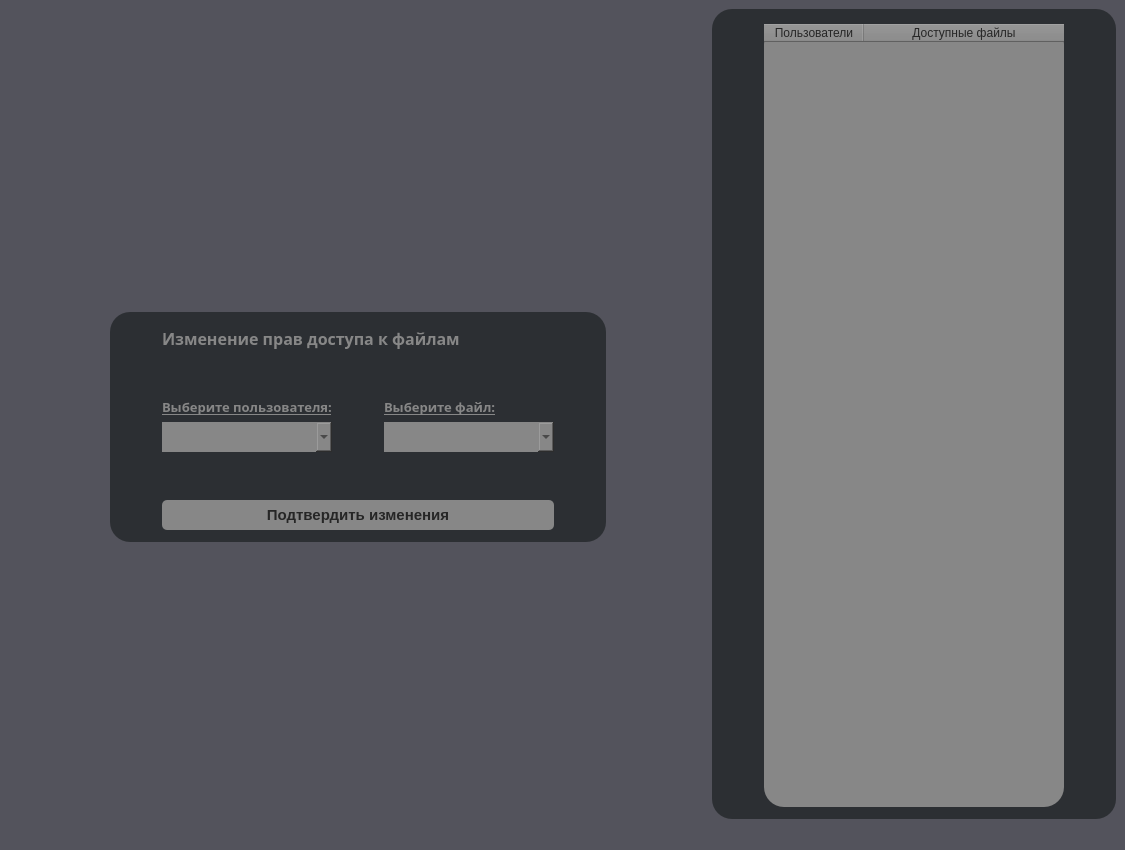
<?xml version="1.0" encoding="UTF-8"?>
<ui version="4.0">
 <class>UserPanel</class>
 <widget class="QMainWindow" name="UserPanel">
  <property name="geometry">
   <rect>
    <x>0</x>
    <y>0</y>
    <width>1125</width>
    <height>850</height>
   </rect>
  </property>
  <property name="windowTitle">
   <string>Панель пользователя</string>
  </property>
  <property name="styleSheet">
   <string notr="true">background-color: rgb(83, 83, 92);</string>
  </property>
  <widget class="QWidget" name="centralwidget">
   <layout class="QGridLayout" name="gridLayout">
    <item row="0" column="3" rowspan="4">
     <widget class="QGroupBox" name="groupBox">
      <property name="minimumSize">
       <size>
        <width>317</width>
        <height>300</height>
       </size>
      </property>
      <property name="styleSheet">
       <string notr="true">background-color: rgb(44, 47, 51);
color: rgb(255, 255, 255);
border-radius: 20px;</string>
      </property>
      <property name="title">
       <string/>
      </property>
      <layout class="QHBoxLayout" name="horizontalLayout">
       <item>
        <spacer name="horizontalSpacer_18">
         <property name="orientation">
          <enum>Qt::Horizontal</enum>
         </property>
         <property name="sizeHint" stdset="0">
          <size>
           <width>40</width>
           <height>20</height>
          </size>
         </property>
        </spacer>
       </item>
       <item>
        <widget class="QTableWidget" name="tableWidget_2">
         <property name="minimumSize">
          <size>
           <width>300</width>
           <height>280</height>
          </size>
         </property>
         <property name="maximumSize">
          <size>
           <width>200</width>
           <height>16777215</height>
          </size>
         </property>
         <property name="styleSheet">
          <string notr="true">background-color: rgb(135, 135, 135);
color: rgb(38, 38, 38);</string>
         </property>
         <property name="sizeAdjustPolicy">
          <enum>QAbstractScrollArea::AdjustIgnored</enum>
         </property>
         <attribute name="horizontalHeaderStretchLastSection">
          <bool>true</bool>
         </attribute>
         <attribute name="verticalHeaderCascadingSectionResizes">
          <bool>false</bool>
         </attribute>
         <attribute name="verticalHeaderShowSortIndicator" stdset="0">
          <bool>false</bool>
         </attribute>
         <attribute name="verticalHeaderStretchLastSection">
          <bool>false</bool>
         </attribute>
         <column>
          <property name="text">
           <string>Пользователи</string>
          </property>
          <property name="font">
           <font>
            <family>Segoe UI</family>
            <bold>false</bold>
           </font>
          </property>
         </column>
         <column>
          <property name="text">
           <string>Доступные файлы</string>
          </property>
         </column>
        </widget>
       </item>
       <item>
        <spacer name="horizontalSpacer_19">
         <property name="orientation">
          <enum>Qt::Horizontal</enum>
         </property>
         <property name="sizeHint" stdset="0">
          <size>
           <width>40</width>
           <height>20</height>
          </size>
         </property>
        </spacer>
       </item>
      </layout>
     </widget>
    </item>
    <item row="0" column="0">
     <spacer name="horizontalSpacer">
      <property name="orientation">
       <enum>Qt::Horizontal</enum>
      </property>
      <property name="sizeHint" stdset="0">
       <size>
        <width>40</width>
        <height>20</height>
       </size>
      </property>
     </spacer>
    </item>
    <item row="3" column="1">
     <spacer name="verticalSpacer">
      <property name="orientation">
       <enum>Qt::Vertical</enum>
      </property>
      <property name="sizeHint" stdset="0">
       <size>
        <width>20</width>
        <height>40</height>
       </size>
      </property>
     </spacer>
    </item>
    <item row="0" column="2">
     <spacer name="horizontalSpacer_2">
      <property name="orientation">
       <enum>Qt::Horizontal</enum>
      </property>
      <property name="sizeHint" stdset="0">
       <size>
        <width>40</width>
        <height>20</height>
       </size>
      </property>
     </spacer>
    </item>
    <item row="2" column="1">
     <widget class="QGroupBox" name="groupBox_4">
      <property name="minimumSize">
       <size>
        <width>380</width>
        <height>150</height>
       </size>
      </property>
      <property name="maximumSize">
       <size>
        <width>505</width>
        <height>230</height>
       </size>
      </property>
      <property name="styleSheet">
       <string notr="true">background-color: rgb(44, 47, 51);
color: rgb(255, 255, 255);
border-radius: 20px;</string>
      </property>
      <property name="title">
       <string/>
      </property>
      <layout class="QGridLayout" name="gridLayout_3">
       <item row="2" column="1">
        <widget class="QLabel" name="label_7">
         <property name="font">
          <font>
           <family>gg sans</family>
           <pointsize>10</pointsize>
           <bold>true</bold>
           <underline>true</underline>
          </font>
         </property>
         <property name="styleSheet">
          <string notr="true">background-color: rgb(44, 47, 51);
color: rgb(135, 135, 135);
border-radius: 5px;</string>
         </property>
         <property name="text">
          <string>Выберите пользователя:</string>
         </property>
        </widget>
       </item>
       <item row="2" column="3">
        <widget class="QLabel" name="label_8">
         <property name="font">
          <font>
           <family>gg sans</family>
           <pointsize>10</pointsize>
           <bold>true</bold>
           <underline>true</underline>
          </font>
         </property>
         <property name="styleSheet">
          <string notr="true">background-color: rgb(44, 47, 51);
color: rgb(135, 135, 135);
border-radius: 5px;</string>
         </property>
         <property name="text">
          <string>Выберите файл:</string>
         </property>
        </widget>
       </item>
       <item row="5" column="1" colspan="3">
        <widget class="QPushButton" name="pushButton_3">
         <property name="minimumSize">
          <size>
           <width>250</width>
           <height>30</height>
          </size>
         </property>
         <property name="font">
          <font>
           <pointsize>11</pointsize>
           <bold>true</bold>
          </font>
         </property>
         <property name="styleSheet">
          <string notr="true">background-color: rgb(135, 135, 135);
color: rgb(38, 38, 38);
border-radius: 5px;</string>
         </property>
         <property name="text">
          <string>Подтвердить изменения</string>
         </property>
        </widget>
       </item>
       <item row="3" column="4">
        <spacer name="horizontalSpacer_16">
         <property name="orientation">
          <enum>Qt::Horizontal</enum>
         </property>
         <property name="sizeHint" stdset="0">
          <size>
           <width>40</width>
           <height>20</height>
          </size>
         </property>
        </spacer>
       </item>
       <item row="4" column="1">
        <spacer name="verticalSpacer_6">
         <property name="orientation">
          <enum>Qt::Vertical</enum>
         </property>
         <property name="sizeHint" stdset="0">
          <size>
           <width>20</width>
           <height>40</height>
          </size>
         </property>
        </spacer>
       </item>
       <item row="3" column="1">
        <widget class="QComboBox" name="comboBox_5">
         <property name="minimumSize">
          <size>
           <width>170</width>
           <height>30</height>
          </size>
         </property>
         <property name="styleSheet">
          <string notr="true">background-color: rgb(135, 135, 135);
color: rgb(38, 38, 38);
font: 700 10pt &quot;gg sans&quot;;</string>
         </property>
        </widget>
       </item>
       <item row="3" column="0">
        <spacer name="horizontalSpacer_17">
         <property name="orientation">
          <enum>Qt::Horizontal</enum>
         </property>
         <property name="sizeHint" stdset="0">
          <size>
           <width>40</width>
           <height>20</height>
          </size>
         </property>
        </spacer>
       </item>
       <item row="1" column="1">
        <spacer name="verticalSpacer_7">
         <property name="orientation">
          <enum>Qt::Vertical</enum>
         </property>
         <property name="sizeHint" stdset="0">
          <size>
           <width>20</width>
           <height>40</height>
          </size>
         </property>
        </spacer>
       </item>
       <item row="3" column="3">
        <widget class="QComboBox" name="comboBox_6">
         <property name="minimumSize">
          <size>
           <width>170</width>
           <height>30</height>
          </size>
         </property>
         <property name="styleSheet">
          <string notr="true">background-color: rgb(135, 135, 135);
font: 700 10pt &quot;gg sans&quot;;
color: rgb(38, 38, 38);</string>
         </property>
        </widget>
       </item>
       <item row="3" column="2">
        <spacer name="horizontalSpacer_20">
         <property name="orientation">
          <enum>Qt::Horizontal</enum>
         </property>
         <property name="sizeHint" stdset="0">
          <size>
           <width>40</width>
           <height>20</height>
          </size>
         </property>
        </spacer>
       </item>
       <item row="0" column="1" colspan="3">
        <widget class="QLabel" name="label_9">
         <property name="minimumSize">
          <size>
           <width>290</width>
           <height>20</height>
          </size>
         </property>
         <property name="font">
          <font>
           <family>gg sans</family>
           <pointsize>12</pointsize>
           <bold>true</bold>
          </font>
         </property>
         <property name="styleSheet">
          <string notr="true">background-color: rgb(44, 47, 51);
color: rgb(135, 135, 135);
border-radius: 5px;</string>
         </property>
         <property name="text">
          <string>Изменение прав доступа к файлам</string>
         </property>
        </widget>
       </item>
      </layout>
     </widget>
    </item>
    <item row="1" column="1">
     <spacer name="verticalSpacer_8">
      <property name="orientation">
       <enum>Qt::Vertical</enum>
      </property>
      <property name="sizeHint" stdset="0">
       <size>
        <width>20</width>
        <height>40</height>
       </size>
      </property>
     </spacer>
    </item>
   </layout>
  </widget>
  <widget class="QStatusBar" name="statusbar"/>
 </widget>
 <resources/>
 <connections/>
</ui>
